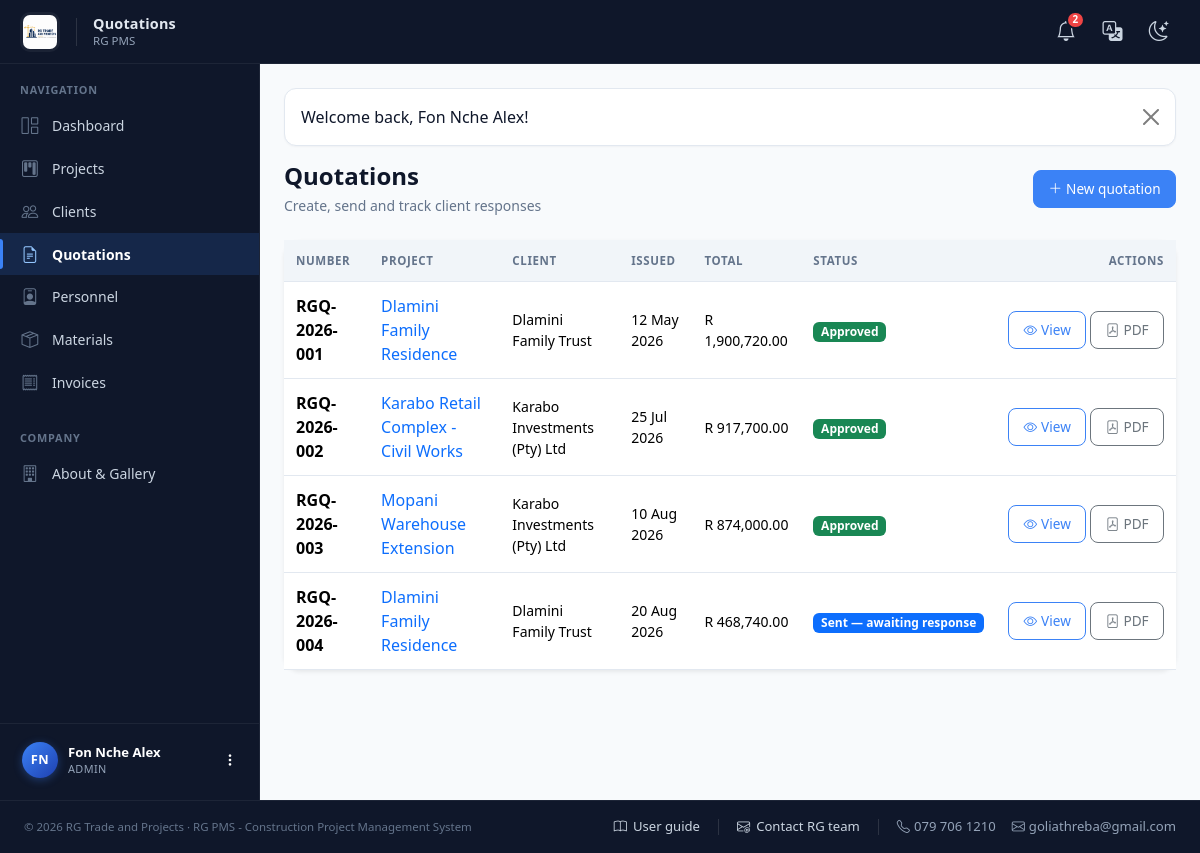
Screenshot of /admin/quotations.php (signed in) with the database file from the repository.
### tables this page shows
CREATE TABLE users (
  id            INT UNSIGNED NOT NULL AUTO_INCREMENT,
  role_id       TINYINT UNSIGNED NOT NULL,
  full_name     VARCHAR(120) NOT NULL,
  email         VARCHAR(160) NOT NULL UNIQUE,
  phone         VARCHAR(30)  NULL,
  password_hash VARCHAR(255) NOT NULL,
  is_active     TINYINT(1)   NOT NULL DEFAULT 1,
  created_at    DATETIME     NOT NULL DEFAULT CURRENT_TIMESTAMP,
  PRIMARY KEY (id),
  CONSTRAINT fk_users_role FOREIGN KEY (role_id) REFERENCES roles(id)
);

CREATE TABLE roles (
  id          TINYINT UNSIGNED NOT NULL AUTO_INCREMENT,
  name        VARCHAR(50)  NOT NULL UNIQUE,       
  description VARCHAR(255) NULL,
  PRIMARY KEY (id)
);

CREATE TABLE quotations (
  id                 INT UNSIGNED NOT NULL AUTO_INCREMENT,
  project_id         INT UNSIGNED NOT NULL,
  quotation_number   VARCHAR(40)  NOT NULL UNIQUE,
  issue_date         DATE         NOT NULL,
  valid_until        DATE         NULL,
  notes              TEXT         NULL,
  vat_rate           DECIMAL(5,2) NOT NULL DEFAULT 15.00,
  status             ENUM('draft','sent','approved','re_evaluation') NOT NULL DEFAULT 'draft',
  client_response_at DATETIME     NULL,
  client_response_note TEXT       NULL,
  created_by         INT UNSIGNED NULL,
  created_at         DATETIME     NOT NULL DEFAULT CURRENT_TIMESTAMP,
  PRIMARY KEY (id),
  CONSTRAINT fk_quotations_project FOREIGN KEY (project_id) REFERENCES projects(id),
  CONSTRAINT fk_quotations_createdby FOREIGN KEY (created_by) REFERENCES users(id) ON DELETE SET NULL
);

CREATE TABLE projects (
  id                    INT UNSIGNED NOT NULL AUTO_INCREMENT,
  client_id             INT UNSIGNED NOT NULL,
  project_manager_id    INT UNSIGNED NULL,         
  name                  VARCHAR(160) NOT NULL,
  build_type            VARCHAR(120) NULL,         
  square_meters         DECIMAL(10,2) NULL,
  location              VARCHAR(255) NULL,
  start_date            DATE NULL,
  target_deadline       DATE NULL,
  actual_completion_date DATE NULL,
  status                ENUM('not_yet_commenced','in_progress','delayed','completed') NOT NULL DEFAULT 'not_yet_commenced',
  progress_percent      DECIMAL(5,2) NOT NULL DEFAULT 0,
  budget                DECIMAL(14,2) NOT NULL DEFAULT 0,
  description           TEXT NULL,
  created_at            DATETIME NOT NULL DEFAULT CURRENT_TIMESTAMP,
  PRIMARY KEY (id),
  CONSTRAINT fk_projects_client FOREIGN KEY (client_id) REFERENCES clients(id),
  CONSTRAINT fk_projects_pm FOREIGN KEY (project_manager_id) REFERENCES users(id) ON DELETE SET NULL
);

CREATE TABLE clients (
  id             INT UNSIGNED NOT NULL AUTO_INCREMENT,
  user_id        INT UNSIGNED NULL,                
  company_name   VARCHAR(160) NOT NULL,
  contact_person VARCHAR(120) NOT NULL,
  phone          VARCHAR(30)  NULL,
  email          VARCHAR(160) NULL,
  address        VARCHAR(255) NULL,
  created_at     DATETIME     NOT NULL DEFAULT CURRENT_TIMESTAMP,
  PRIMARY KEY (id),
  CONSTRAINT fk_clients_user FOREIGN KEY (user_id) REFERENCES users(id) ON DELETE SET NULL
);

### admin/quotations.php (the view, shortened to what the rows shown need)
<?php
require_once __DIR__ . '/../includes/layout.php';
require_role('admin');
$pdo = db();
$quotes = $pdo->query(
    'SELECT q.*, p.name AS project_name, c.company_name
     FROM quotations q
     JOIN projects p ON p.id = q.project_id
     JOIN clients c ON c.id = p.client_id
     ORDER BY q.created_at DESC'
)->fetchAll();
page_header('Quotations', 'quotations');
?>
<div class="card border-0 shadow-sm rounded-4">
  <div class="table-responsive">
    <table class="table table-hover align-middle mb-0">
      <thead><tr><th>Number</th><th>Project</th><th>Client</th><th>Issued</th><th>Total</th><th>Status</th><th class="text-end">Actions</th></tr></thead>
      <tbody>
        <?php foreach ($quotes as $q): ?>
        <tr>
          <td class="fw-semibold"><?= e($q['quotation_number']) ?></td>
          <td><a class="text-decoration-none" href="<?= BASE_URL ?>/admin/project_view.php?id=<?= $q['project_id'] ?>&tab=quotations"><?= e($q['project_name']) ?></a></td>
          <td class="small"><?= e($q['company_name']) ?></td>
          <td class="small"><?= nice_date($q['issue_date']) ?></td>
          <td class="small"><?= money($q['_totals']['total']) ?></td>
          <td><?= quotation_status_badge($q['status']) ?></td>
          <td class="text-end text-nowrap">
            <a class="btn btn-sm btn-outline-brand" href="<?= BASE_URL ?>/admin/quotation_view.php?id=<?= $q['id'] ?>"><i class="bi bi-eye me-1"></i>View</a>
            <a class="btn btn-sm btn-outline-secondary" href="<?= BASE_URL ?>/admin/quotation_view.php?id=<?= $q['id'] ?>&pdf=1"><i class="bi bi-file-pdf me-1"></i>PDF</a>
          </td>
        </tr>
        <?php endforeach; ?>
      </tbody>
    </table>
  </div>
</div>
<?php page_footer(); ?>

### includes/layout.php (shortened to what the rows shown need)
<?php
require_once __DIR__ . '/functions.php';
require_once __DIR__ . '/auth.php';
function page_header(string $title, string $active = ''): void {
    $user    = current_user();
    $role    = $user['role_name'] ?? null;
    $unread  = $user ? unread_notification_count((int)$user['id']) : 0;
    $flash   = flash_get();
    $base    = BASE_URL;
    $initials = '';
    if ($user) {
        foreach (preg_split('/\s+/', trim($user['full_name'])) as $part) {
            if ($part !== '') $initials .= strtoupper($part[0]);
        }
        $initials = substr($initials, 0, 2);
    }
    ?>
<!DOCTYPE html>
<html lang="en">
<head>
<link rel="stylesheet" href="<?= $base ?>/assets/vendor/bootstrap.min.css">
<link rel="stylesheet" href="<?= $base ?>/assets/vendor/bootstrap-icons.css">
<link rel="stylesheet" href="<?= $base ?>/assets/css/style.css?v=<?= @filemtime(__DIR__ . '/../assets/css/style.css') ?>">
</head>
<body>
<?php if ($user): ?>
<nav class="app-navbar">
  <div class="navbar-inner">
    <div class="d-flex align-items-center gap-3">
      <a class="navbar-brand" href="<?= $base ?>/index.php">
        <img src="<?= $base ?>/assets/img/logo-full.png" alt="<?= APP_NAME ?>" class="header-logo"
             onerror="this.style.display='none';this.nextElementSibling.style.display='inline-flex';">
      </a>
      <div class="d-none d-md-block lh-1">
        <div class="navbar-page-title"><?= e($title) ?></div>
        <div class="navbar-page-sub mt-1"><?= APP_SYSTEM_NAME ?></div>
      </div>
    </div>
    <div class="d-flex align-items-center gap-1">
      <div class="dropdown">
        <a class="nav-icon-link" href="#" data-bs-toggle="dropdown" aria-expanded="false" title="Notifications">
          <i class="bi bi-bell fs-5"></i>
          <?php if ($unread > 0): ?>
            <span class="badge-dot"><?= $unread > 9 ? '9+' : $unread ?></span>
          <?php endif; ?>
        </a>
      </div>
      <div class="dropdown">
        <a class="nav-icon-link" href="#" data-bs-toggle="dropdown" aria-expanded="false" title="Translate">
          <i class="bi bi-translate fs-5"></i>
        </a>
      </div>
      <button class="nav-icon-link" type="button" id="themeToggle" title="Switch theme" aria-label="Switch theme">
        <i class="bi bi-moon-stars fs-5 icon-light"></i>
      </button>
    </div>
  </div>
</nav>
<div class="app-layout">
  <aside class="app-sidebar" id="appSidebar">
    <div class="sidebar-scroll">
      <div class="sidebar-section-title">Navigation</div>
      <ul class="nav flex-column sidebar-nav">
        <?php if ($role === 'admin'): ?>
          <li class="nav-item"><a class="nav-link <?= $active === 'dashboard' ? 'active' : '' ?>" href="<?= $base ?>/admin/dashboard.php"><i class="bi bi-grid-1x2"></i><span>Dashboard</span></a></li>
          <li class="nav-item"><a class="nav-link <?= $active === 'projects' ? 'active' : '' ?>" href="<?= $base ?>/admin/projects.php"><i class="bi bi-kanban"></i><span>Projects</span></a></li>
          <li class="nav-item"><a class="nav-link <?= $active === 'clients' ? 'active' : '' ?>" href="<?= $base ?>/admin/clients.php"><i class="bi bi-people"></i><span>Clients</span></a></li>
          <li class="nav-item"><a class="nav-link <?= $active === 'quotations' ? 'active' : '' ?>" href="<?= $base ?>/admin/quotations.php"><i class="bi bi-file-earmark-text"></i><span>Quotations</span></a></li>
          <li class="nav-item"><a class="nav-link <?= $active === 'personnel' ? 'active' : '' ?>" href="<?= $base ?>/admin/personnel.php"><i class="bi bi-person-badge"></i><span>Personnel</span></a></li>
          <li class="nav-item"><a class="nav-link <?= $active === 'materials' ? 'active' : '' ?>" href="<?= $base ?>/admin/materials.php"><i class="bi bi-box-seam"></i><span>Materials</span></a></li>
          <li class="nav-item"><a class="nav-link <?= $active === 'invoices' ? 'active' : '' ?>" href="<?= $base ?>/admin/invoices.php"><i class="bi bi-receipt"></i><span>Invoices</span></a></li>
        <?php elseif ($role === 'personnel'): ?>
          <li class="nav-item"><a class="nav-link <?= $active === 'dashboard' ? 'active' : '' ?>" href="<?= $base ?>/personnel/dashboard.php"><i class="bi bi-grid-1x2"></i><span>My Projects</span></a></li>
        <?php elseif ($role === 'client'): ?>
          <li class="nav-item"><a class="nav-link <?= $active === 'dashboard' ? 'active' : '' ?>" href="<?= $base ?>/client/dashboard.php"><i class="bi bi-grid-1x2"></i><span>My Projects</span></a></li>
        <?php endif; ?>
      </ul>
      <?php if ($role === 'admin'): ?>
        <div class="sidebar-section-title mt-3">Company</div>
        <ul class="nav flex-column sidebar-nav">
          <li class="nav-item">
            <a class="nav-link <?= $active === 'home' ? 'active' : '' ?>" href="<?= $base ?>/about.php">
              <i class="bi bi-building"></i><span>About &amp; Gallery</span>
            </a>
          </li>
        </ul>
      <?php endif; ?>
    </div>
    <div class="sidebar-user-wrap">
      <div class="dropdown dropend">
        <a class="sidebar-user" href="#" data-bs-toggle="dropdown" aria-expanded="false">
          <div class="avatar"><?= e($initials ?: 'U') ?></div>
          <div class="user-info">
            <div class="user-name"><?= e($user['full_name']) ?></div>
            <div class="user-role"><?= e($user['role_name']) ?></div>
          </div>
          <i class="bi bi-three-dots-vertical ms-auto small"></i>
        </a>
      </div>
    </div>
  </aside>
  <main class="app-main">
    <div class="container-fluid px-3 px-lg-4 py-4">
      <?php if ($flash): ?>
        <div class="alert alert-<?= e($flash['type']) ?> alert-dismissible fade show" role="alert">
          <?= e($flash['message']) ?>
          <button type="button" class="btn-close" data-bs-dismiss="alert" aria-label="Close"></button>
        </div>
      <?php endif; ?>
<?php endif; ?>
<?php
}
function page_footer(): void {
    $user = current_user();
    ?>
    <?php if ($user): ?>
        </div>
      </main>
    </div>
    <?php else: ?>
        </div>
    </main>
    <?php endif; ?>
</body>
</html>
<?php
}

### includes/functions.php (shortened to what the rows shown need)
<?php
require_once __DIR__ . '/../config/db.php';
function flash_get(): ?array {
    if (!empty($_SESSION['flash'])) {
        $f = $_SESSION['flash'];
        return $f;
    }
    return null;
}
function unread_notification_count(int $userId): int {
    $stmt = db()->prepare('SELECT COUNT(*) FROM notifications WHERE user_id = ? AND is_read = 0');
    $stmt->execute([$userId]);
    return (int)$stmt->fetchColumn();
}
function money($amount): string {
    return APP_CURRENCY . ' ' . number_format((float)$amount, 2, '.', ',');
}
function nice_date(?string $date): string {
    $ts = strtotime($date);
    return $ts ? date('d M Y', $ts) : '-';
}
function e(?string $value): string {
    return htmlspecialchars((string)$value, ENT_QUOTES, 'UTF-8');
}
function badge(string $text, string $color = 'secondary'): string {
    return '<span class="badge text-bg-' . $color . '">' . e($text) . '</span>';
}
function normalise_quotation_status(?string $status): string {
    $status = strtolower(trim((string)$status));
    $aliases = [
        'draft'         => ['draft', 'new', 'pending', 'created'],
        'sent'          => ['sent', 'awaiting', 'awaiting response', 'awaiting_response', 'issued', 'delivered'],
        'approved'      => ['approved', 'accepted', 'signed', 'won'],
        'rejected'      => ['rejected', 'declined', 'refused', 'lost'],
        're_evaluation' => ['re_evaluation', 're-evaluation', 'revision', 'revision requested', 'changes requested', 'negotiation'],
        'expired'       => ['expired', 'lapsed', 'overdue'],
        'cancelled'     => ['cancelled', 'canceled', 'void', 'withdrawn'],
    ];
    foreach ($aliases as $canonical => $list) {
        if (in_array($status, $list, true)) return $canonical;
    }
    return $status === '' ? 'draft' : $status;
}
function quotation_status_badge(string $status): string {
    $canonical = normalise_quotation_status($status);
    $map = [
        'draft'         => ['Draft',                       'secondary'],
        'sent'          => ['Sent — awaiting response',    'primary'],
        'approved'      => ['Approved',                    'success'],
        'rejected'      => ['Rejected',                    'danger'],
        're_evaluation' => ['Re-evaluation requested',     'warning'],
        'expired'       => ['Expired',                     'dark'],
        'cancelled'     => ['Cancelled',                   'dark'],
    ];
    [$label, $color] = $map[$canonical] ?? [ucfirst($status ?: 'Unknown'), 'secondary'];
    return badge($label, $color);
}

### rows the page displays
users: full_name "Fon Nche Alex", role.name "ADMIN"
quotations: quotation_number "RGQ-2026-001", project.name "Dlamini Family Residence", clients.company_name "Dlamini Family Trust", issue_date "12 May 2026", total "R 1,900,720.00", text "Approved"
quotations: quotation_number "RGQ-2026-002", project.name "Karabo Retail Complex - Civil Works", clients.company_name "Karabo Investments (Pty) Ltd", issue_date "25 Jul 2026", total "R 917,700.00", text "Approved"
quotations: quotation_number "RGQ-2026-003", project.name "Mopani Warehouse Extension", clients.company_name "Karabo Investments (Pty) Ltd", issue_date "10 Aug 2026", total "R 874,000.00", text "Approved"
quotations: quotation_number "RGQ-2026-004", project.name "Dlamini Family Residence", clients.company_name "Dlamini Family Trust", issue_date "20 Aug 2026", total "R 468,740.00", text "Sent — awaiting response"

### other values shown
$title "Quotations"
APP_SYSTEM_NAME "RG PMS"
$unread "2"
$initials ?: 'U' "FN"
$flash['message'] "Welcome back, Fon Nche Alex!"
$subtitle "Create, send and track client responses"
$actions "New quotation"
APP_NAME "RG Trade and Projects"
COMPANY_PHONE "079 706 1210"
COMPANY_EMAIL "goliathreba@gmail.com"
